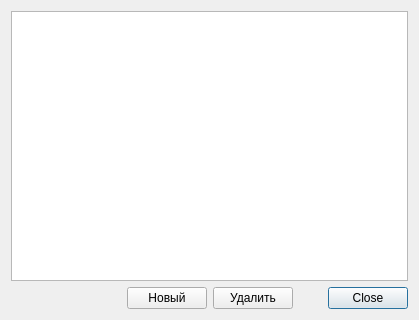
<?xml version="1.0" encoding="UTF-8"?>
<ui version="4.0">
 <class>dTable</class>
 <widget class="QDialog" name="dTable">
  <property name="geometry">
   <rect>
    <x>0</x>
    <y>0</y>
    <width>419</width>
    <height>320</height>
   </rect>
  </property>
  <property name="windowTitle">
   <string>Dialog</string>
  </property>
  <layout class="QGridLayout" name="gridLayout">
   <item row="2" column="3">
    <widget class="QDialogButtonBox" name="buttonBox">
     <property name="orientation">
      <enum>Qt::Horizontal</enum>
     </property>
     <property name="standardButtons">
      <set>QDialogButtonBox::Close</set>
     </property>
    </widget>
   </item>
   <item row="2" column="1">
    <widget class="QPushButton" name="bttnAdd">
     <property name="text">
      <string>Новый</string>
     </property>
    </widget>
   </item>
   <item row="2" column="0">
    <spacer name="horizontalSpacer">
     <property name="orientation">
      <enum>Qt::Horizontal</enum>
     </property>
     <property name="sizeHint" stdset="0">
      <size>
       <width>40</width>
       <height>20</height>
      </size>
     </property>
    </spacer>
   </item>
   <item row="0" column="0" colspan="4">
    <widget class="QTableWidget" name="tableWidget"/>
   </item>
   <item row="2" column="2">
    <widget class="QPushButton" name="bttnDelete">
     <property name="text">
      <string>Удалить</string>
     </property>
    </widget>
   </item>
  </layout>
 </widget>
 <resources/>
 <connections>
  <connection>
   <sender>buttonBox</sender>
   <signal>clicked(QAbstractButton*)</signal>
   <receiver>dTable</receiver>
   <slot>close()</slot>
   <hints>
    <hint type="sourcelabel">
     <x>248</x>
     <y>254</y>
    </hint>
    <hint type="destinationlabel">
     <x>157</x>
     <y>274</y>
    </hint>
   </hints>
  </connection>
 </connections>
</ui>
